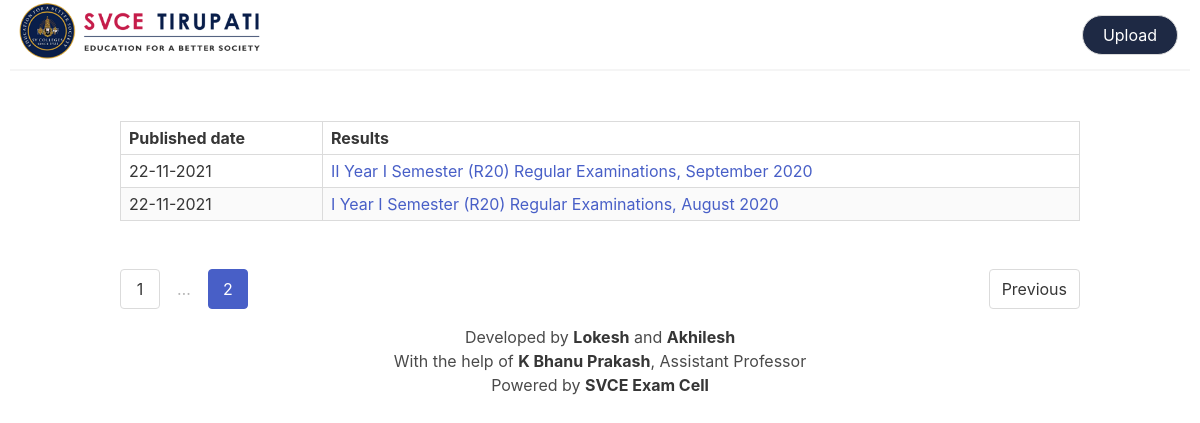
The page /home?page=2 on the database its author committed.
### tables this page shows
CREATE TABLE metadata(
        sno integer PRIMARY KEY,
        date text,
        name text
    );

### app.py (the view)
@app.route('/')
@app.route('/home')
def home():
    con = sqlite3.connect('results.db')
    page = request.args.get('page', 1, type=int)
    perPage = 17
    totalResults = getResultsListCount(con)
    pages = totalResults // perPage
    resultsList = getResultsList(con, page, perPage)
    navList = getResultsPageNavList(con, perPage, page)
    if len(resultsList) == 0:
        return redirect('/error')
    prevUrl = url_for('home', page=page-1) if page > 1 else None
    nextUrl = url_for('home', page=page+1) if page <= pages else None
    return render_template('home.html', resultsList=resultsList, page=page,
                           prevUrl=prevUrl, nextUrl=nextUrl, navList=navList)

### marks.py (called while the page is built)
def parseTableName(name):
    name = name.split('_')[1:]
    res = f'{name[0].upper()} Year {name[1].upper()} Semester '
    res += f'({name[2].title()}) {name[3].title()} Examinations, '
    res += f'{name[4].title()} {name[5]}'
    return res

def getResultsListCount(con):
    sql = 'SELECT COUNT(*) FROM metadata'
    cur = con.cursor()
    cur.execute(sql)
    return cur.fetchone()[0]

def getResultsPageNavList(con, perPage, page):
    pages = ceil(getResultsListCount(con) / perPage)
    res = [1]
    if page > 1:
        res.append(None)
        res.append(page)
    if page + 1 < pages:
        res.append(page+1)
    if res[-1] != pages:
        res.append(None)
        res.append(pages)
    return res if len(res) != 1 else []

def getResultsList(con, page, perPage):
    cur = con.cursor()
    count = getResultsListCount(con)
    pages = count // perPage  # this is the number of pages
    offset = (page-1)*perPage  # offset for SQL query
    sql = f'''SELECT * FROM metadata ORDER BY sno DESC LIMIT {perPage}
             OFFSET {offset}'''
    res = []
    for row in cur.execute(sql):
        res.append([*row[:2], parseTableName(row[2])])
    return res

### templates/home.html (shortened to what this page needs)
{% extends 'layout.html' %}
{% block navbarButton %}
<div class="navbar-menu">
  <div class="navbar-end">
    <div class="navbar-item">
      <a href="/admin" class="button color has-text-white is-rounded">Upload</a>
    </div>
  </div>
</div>
{% endblock navbarButton %}
{% block content %}
<div class="table-container my-6 ">
  <table class="table is-bordered is-striped is-narrow is-hoverable is-fullwidth">
    <thead>
      <tr>
        <th>Published date</th>
        <th>Results</th>
      </tr>
    </thead>
    <tbody>
      {% for row in resultsList %}
      <tr>
        <td>{{ row[1] }}</td>
        <td><a href="{{ url_for('roll', table=row[0]) }}">{{ row[2] }}</a></td>
      </tr>
      {% endfor %}
    </tbody>
  </table>
</div>
<nav class="pagination" role="navigation" aria-label="pagination">
  {% if prevUrl %}
  <a href="{{ prevUrl }}" class="pagination-previous">Previous</a>
  {% endif %}
  <ul class="pagination-list">
    {% for nav in navList %}
    {% if nav %}
    {% if nav==page %}
    <li><a href="{{ url_for('home', page=nav) }}" class="pagination-link is-current" aria-label="Goto page {{ nav }}">{{
        nav }}</a>
      {% else %}
    <li><a href="{{ url_for('home', page=nav) }}" class="pagination-link" aria-label="Goto page {{ nav }}">{{ nav }}</a>
    </li>
    {% endif %}
    {% else %}
    <li><span class="pagination-ellipsis">&hellip;</span></li>
    {% endif %}
    {% endfor %}
  </ul>
</nav>
{% endblock content %}

### rows shown on the page
metadata: date "22-11-2021", row "II Year I Semester (R20) Regular Examinations, September 2020"
metadata: date "22-11-2021", row "I Year I Semester (R20) Regular Examinations, August 2020"

### other values the page prints
{{ nav }} "1"
{{ nav }} "2"
